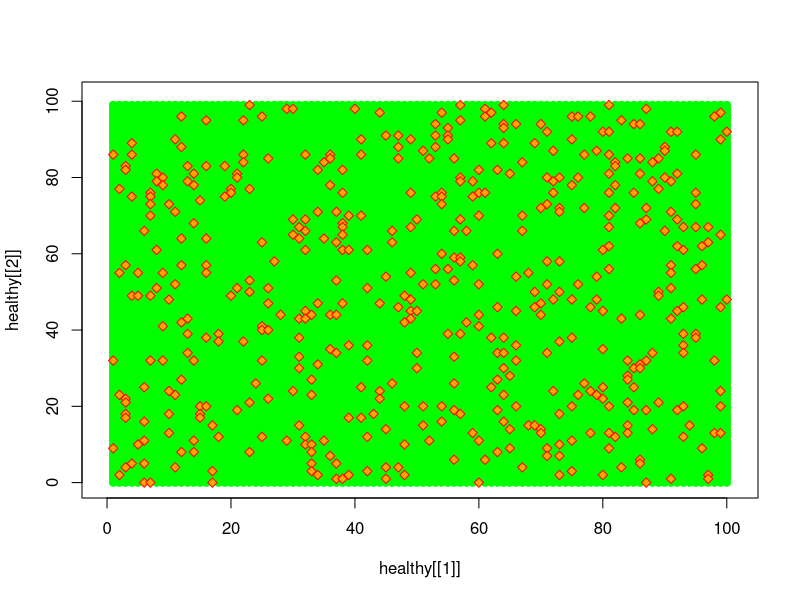
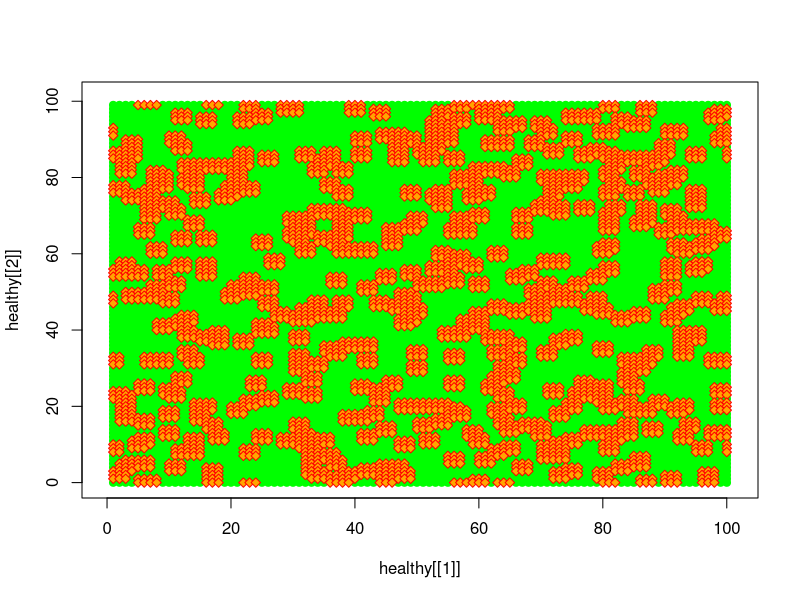
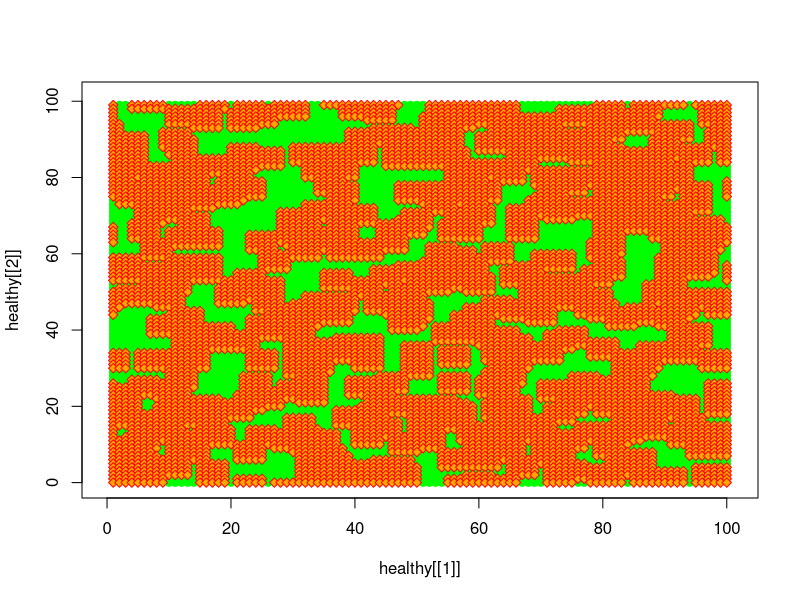
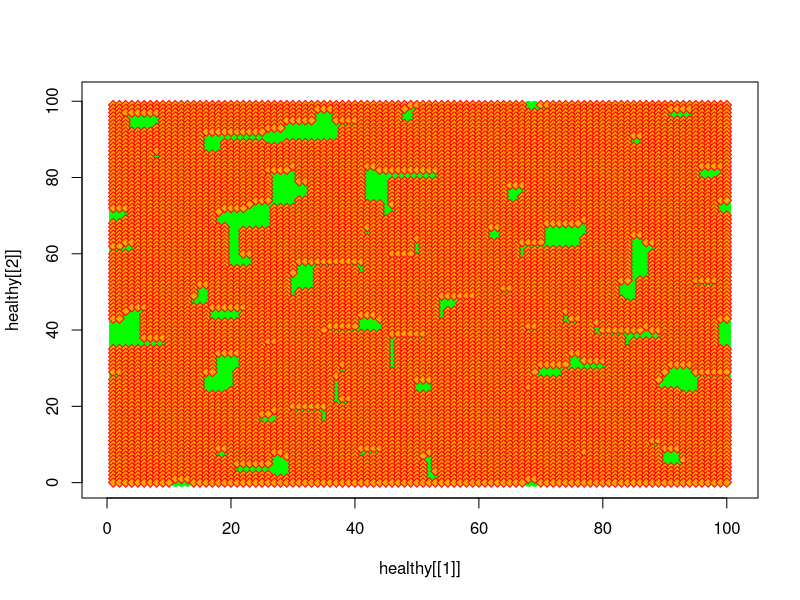
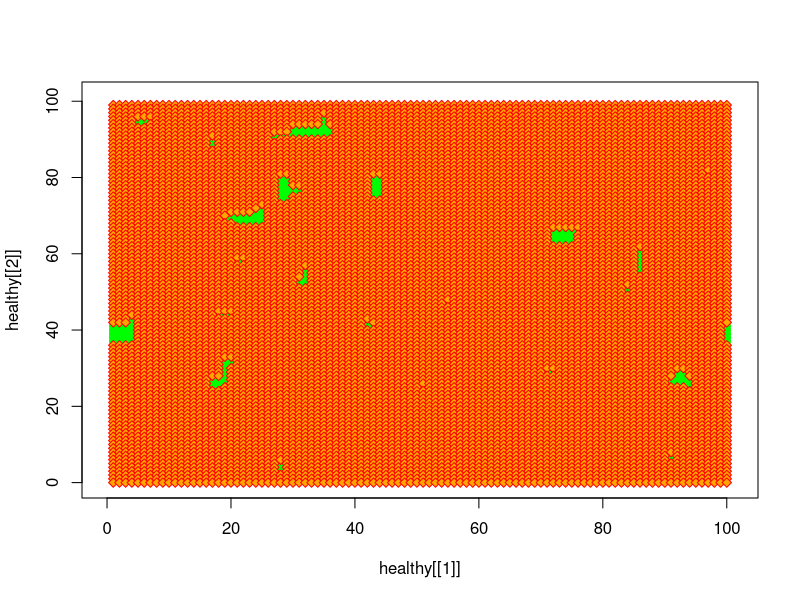
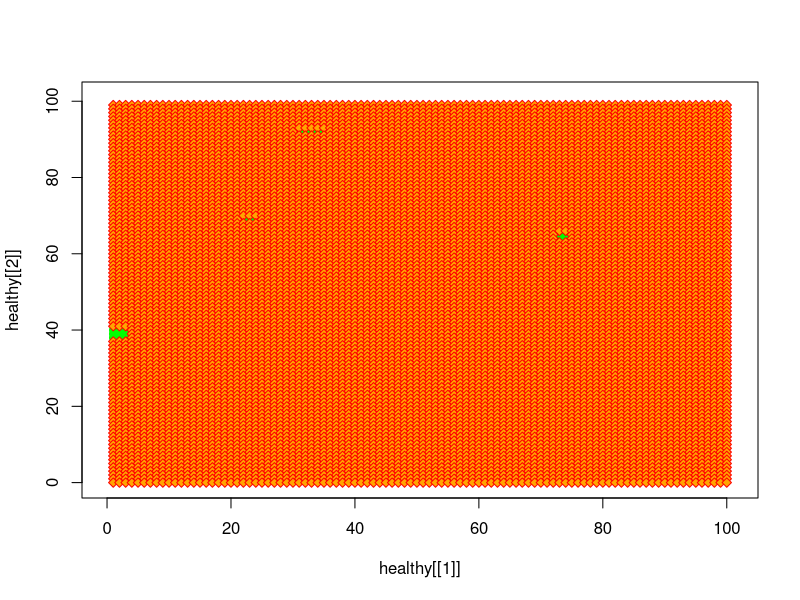
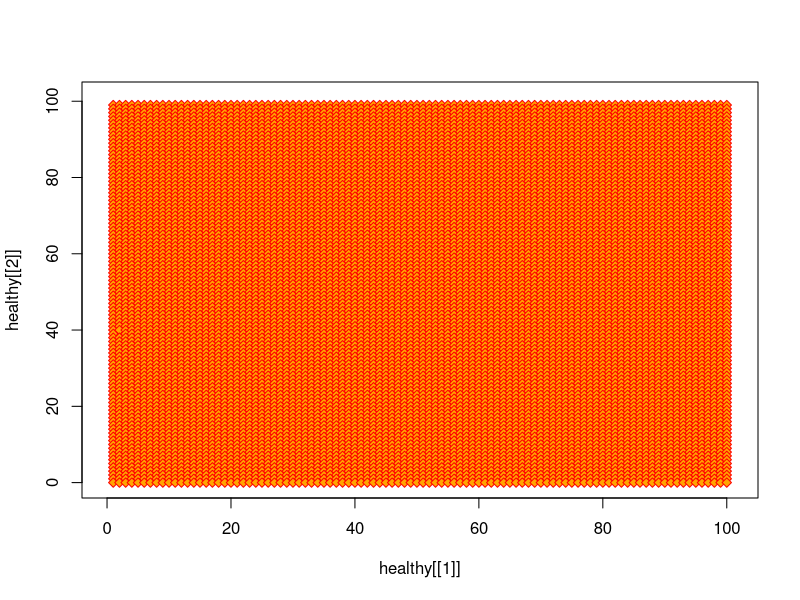
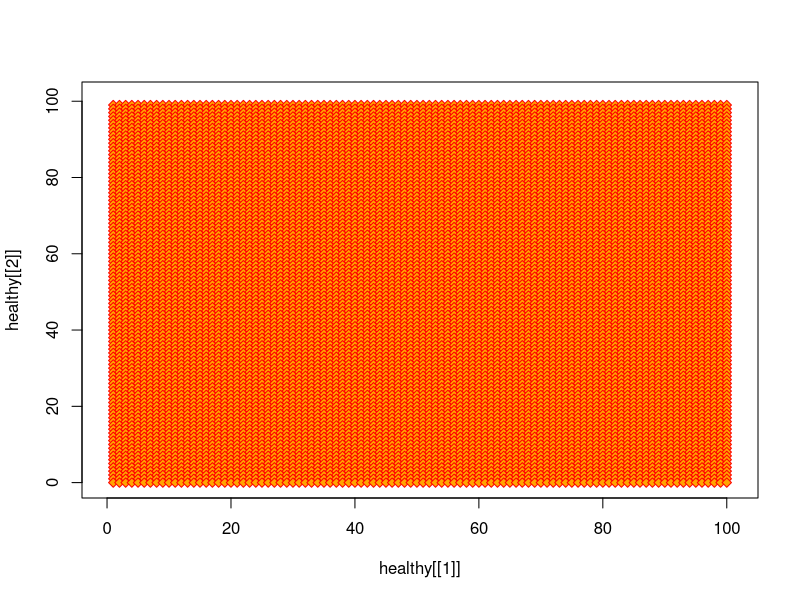

Reproduce these figures in R, in order.
HEALTHY = 0
INFECTEDA1 = 1
INFECTEDA2 = 2
DEAD = 3
numberOfA2 = 5
responseTime  = 4*7 #4 weeks
responseTimeGrid <- array(numeric(), c(0,0))

HIV = function(n, probHIV, probInfect, probReplace, t) {
  # FIRE simulation
  body= initBody( n, probHIV)
  responseTimeGrid <<- body * responseTime
  
  grids = array(dim=c(n,n,t+1))

  
  grids[,,1] = body
  responseTimeGrid <<- periodicLat(responseTimeGrid)
  for (i in 2:(t+1)) {
    bodyExtended = periodicLat(body)
    
    body = applyExtended(bodyExtended, probInfect, probReplace)
    grids[,,i] = body
  }
  
  return(grids)
}

applyExtended = function(latExt, probInfect, probReplace) {
  
  # APPLYEXTENDED - Function to apply 
  # spread() to every interior
  # site of square array latExt and to return the resulting array
  n = nrow(latExt) - 2
  newmat = matrix(c(rep(0,n*n)), nrow = n)
  for (j in 2:(n + 1)) {
    for (i in 2:(n + 1)) {
      site = latExt[i, j]
      N = latExt[i - 1, j]
      NE = latExt [i-1, j+1]
      NW = latExt[i-1, j-1]
      E = latExt[i, j + 1]
      S = latExt[i + 1, j]
      W = latExt[i, j - 1]
      SW = latExt[i+1, j-1]
      SE = latExt[i+1, j+1]
      newmat[i-1, j-1] = spread(site, N, NE, NW, E, S, W, SW, SE, probInfect, probReplace, i, j)
    }
  }
  return(newmat)
}

initBody = function( n, probHIV ){
  #INITBODY returns an n-by-n grid of values?\
  # HEALTHY (healthy cell), 
  # INFECTEDA1 (infected cell), or INFECTEDA2 (infected cell), or DEAD (dead cell)
  # Pre:	n is the size (number of rows or columns) of the square grid and is positive.
  # 	probHIV is the probability that a cell is initially infected 
  # Post:	 A grid as described above was returned.

  # 1 where infected
  infected = matrix(runif(n^2) < probHIV,nrow=n,ncol=n)
  # 1 where healthy
  healthy = 1 - infected

  body =  healthy * HEALTHY + infected * INFECTEDA1
  
  return (body)
}

periodicLat = function(lat) {
  # PERIODICLAT returns extended lattice
  extendRows = rbind(lat[nrow(lat),],lat,lat[1,])
  extlat = cbind(extendRows[,ncol(extendRows)],extendRows,extendRows[,1])
  return(extlat)
}

pointsForGrid = function(grid,val) {
  # Helper function for showGraphs
  # Pre: grid is a square grid
  #       val is a possible element value
  # Pre: The function has returnd a list of xcoords and ycoords,
  #      coordinates of cells that have value val.
  #      To match matrix values, the rows are reversed.
  xcoords = vector()
  ycoords = vector()
  for (row in 1:nrow(grid)) {
    for (col in 1:ncol(grid)) {
      if (grid[row,col] == val) {
        xcoords[length(xcoords)+1] = col
        ycoords[length(ycoords)+1] = nrow(grid) - row
      }
    }
  }
  return(list(xcoords,ycoords))
}

showGraphs = function(graphList, n) {
  # SHOWGRAPHS - Function to perform animation of grids in graphList
  m = dim(graphList)[3]
  for (k in 1:m) {
    g = graphList[,,k]
    healthy = pointsForGrid(g, HEALTHY)
    infecteda1 = pointsForGrid(g,INFECTEDA1)
    infecteda2 = pointsForGrid(g,INFECTEDA2)
    dead = pointsForGrid(g,DEAD)
    plot(healthy[[1]],healthy[[2]],pch=19,col="green",
         xlim=c(0,n+1),ylim=c(0,n+1))
    points(infecteda1[[1]],infecteda1[[2]],col="red",pch=23,bg="orange")
    points(infecteda2[[1]],infecteda2[[2]],col="red",pch=23,bg="purple")
    points(dead[[1]],dead[[2]],col="red",pch=23,bg="black")
    Sys.sleep(0.2)
  }
}

spread = function(site, N, NE, NW, E, S, W, SW, SE, probInfect, probReplace, i, j) {
  # SPREAD - Function to return the value of a site
  # at the next time step
  
  if (site == HEALTHY){
    #if site is healthy and has one A1 neighbor, cell becomes infected
    if(N == INFECTEDA1 || NE == INFECTEDA1 || NW == INFECTEDA1 || E == INFECTEDA1 || S == INFECTEDA1 || W == INFECTEDA1 || SW == INFECTEDA1 || SE == INFECTEDA1)
    {
      newSite = INFECTEDA1
      responseTimeGrid[i, j] <<- responseTime
    }
    else if(N+NE+NW+E+W+S+SW+SE > numberOfA2 * 2){
      newSite = INFECTEDA1
      responseTimeGrid[i, j] <<- responseTime
    }
    else if(runif(1) < probInfect){
      newSite = INFECTEDA1
      responseTimeGrid[i, j] <<- responseTime
    }
    else{
      newSite = HEALTHY
      responseTimeGrid[i, j] <<- 0
    }
  }
  else if (site == INFECTEDA1){
    #check to see if responseTime has passed for this cell
    if(responseTimeGrid[i, j] == 0){
      newSite = INFECTEDA2
    }else{
      responseTimeGrid[i, j] <<- responseTimeGrid[i, j] - 1
      newSite = INFECTEDA1
    }
  }
  else if (site == INFECTEDA2) {
    newSite = DEAD
    responseTimeGrid[i, j] <<- 0
  }
  else if (site == DEAD) {
    if(runif(1) < probReplace){
      newSite = HEALTHY
      responseTimeGrid[i, j] <<- 0
    }else{
      newSite = DEAD
      responseTimeGrid[i, j] <<- 0
    }
  }
  return(newSite)
}


### TESTING ###

## test grids = HIV(n, probHIV, probInfect, probReplace, t)
grids = HIV(100, .05, 0.00001, 0.7, 50)
showGraphs(grids, 100)